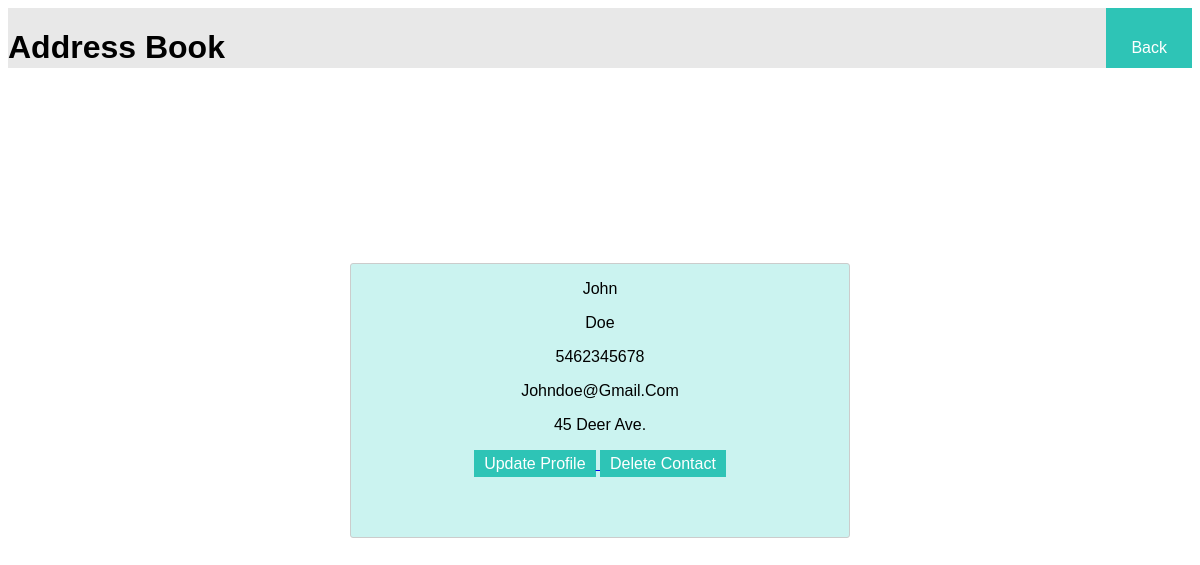
/profile/5, run on the app's committed database.
### address/models.py (models this page shows, shortened)
class Contact(models.Model):
   firstName = models.CharField(max_length=500)
   lastName = models.CharField(max_length=500)
   phoneNumber = models.IntegerField(max_length=10)
   emailAddress = models.EmailField(max_length=500)
   streetAddress = models.CharField(max_length=150)

### address/views.py (the view)
# urls.py: path('profile/<str:pk>', views.contactProfile, name='profile'),
def contactProfile(request, pk):
   contact = Contact.objects.get(id=pk)
   return render(request, 'contact-name.html', {'contact': contact})

### templates/contact-name.html (shortened to what this page needs)
{% load static %}
<!DOCTYPE html>
<html>
   <head>
      <link rel="stylesheet" href="{% static 'style-edit.css' %}">
   </head>
   <body>
   <div class ="topHeader">
      <h1> Address Book </h1>
      <a href="{% url 'profile' contact.id %}" class="button"> Back </a>
   </div>
   <div class="loginForm">
      <div class="innerText">
         <div>
            <p class="contact-name">{{ contact.firstName | title }}</p>
            <p class="contact-name">{{ contact.lastName | title }}</p>
            <p class="contact-name">{{ contact.phoneNumber | title }}</p>
            <p class="contact-name">{{ contact.emailAddress | title }}</p>
            <p class="contact-name">{{ contact.streetAddress | title }}</p>
         </div>
      <a href= "{% url 'edit-contact' contact.id %}"> <button> Update Profile </button> </a>
      <a href = "{% url 'delete' contact.id %}"> <button class = "button"> Delete Contact </button></a>
    </div>
   </div>
   </body>
</html>

### static/style-edit.css (style rules this page uses)
body { font-family: Arial; }
* { box-sizing: border-box; }
.topHeader { padding: 0px; margin: 0; padding: 0; width: 100%; height: 60px; background-color:#E8E8E8; display: flex; justify-content: space-between; }
a.button { -webkit-appearance: button; -moz-appearance: button; appearance: button; color: white; text-decoration: none; border: none; text-align: center; line-height: 60px; font-size: 16px; padding: 10px 25px; display: inline-block; background-color: #2ec4b6; }
.loginForm { position: absolute; margin: auto; text-align: center; font-family: Arial, Helvetica, sans-serif; border-radius: 3px; border: 1px solid #ccc; top: 0; right: 0; bottom: 0; left: 0; width: 500px; height: 275px; background-color: #cbf3f0; }
button { color: white; text-decoration: none; border: none; text-align: center; line-height: 25px; font-size: 16px; padding: 1px 10px; display: inline-block; background-color: #2ec4b6; }

### data on the page
Contact: firstName "John", lastName "Doe", phoneNumber "5462345678", emailAddress "Johndoe@Gmail.Com", streetAddress "45 Deer Ave."
